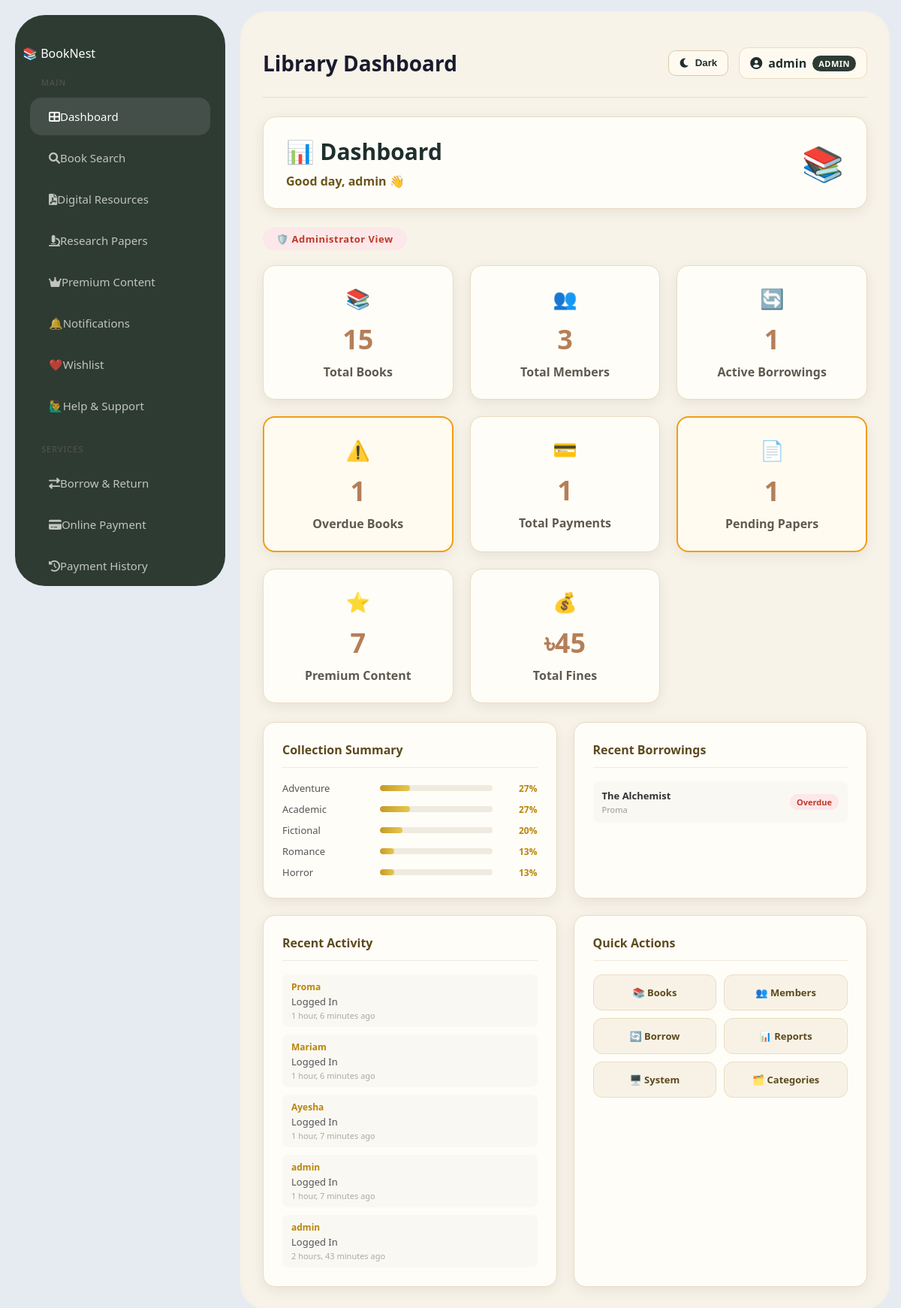
Before: / (signed in) with the older database file.
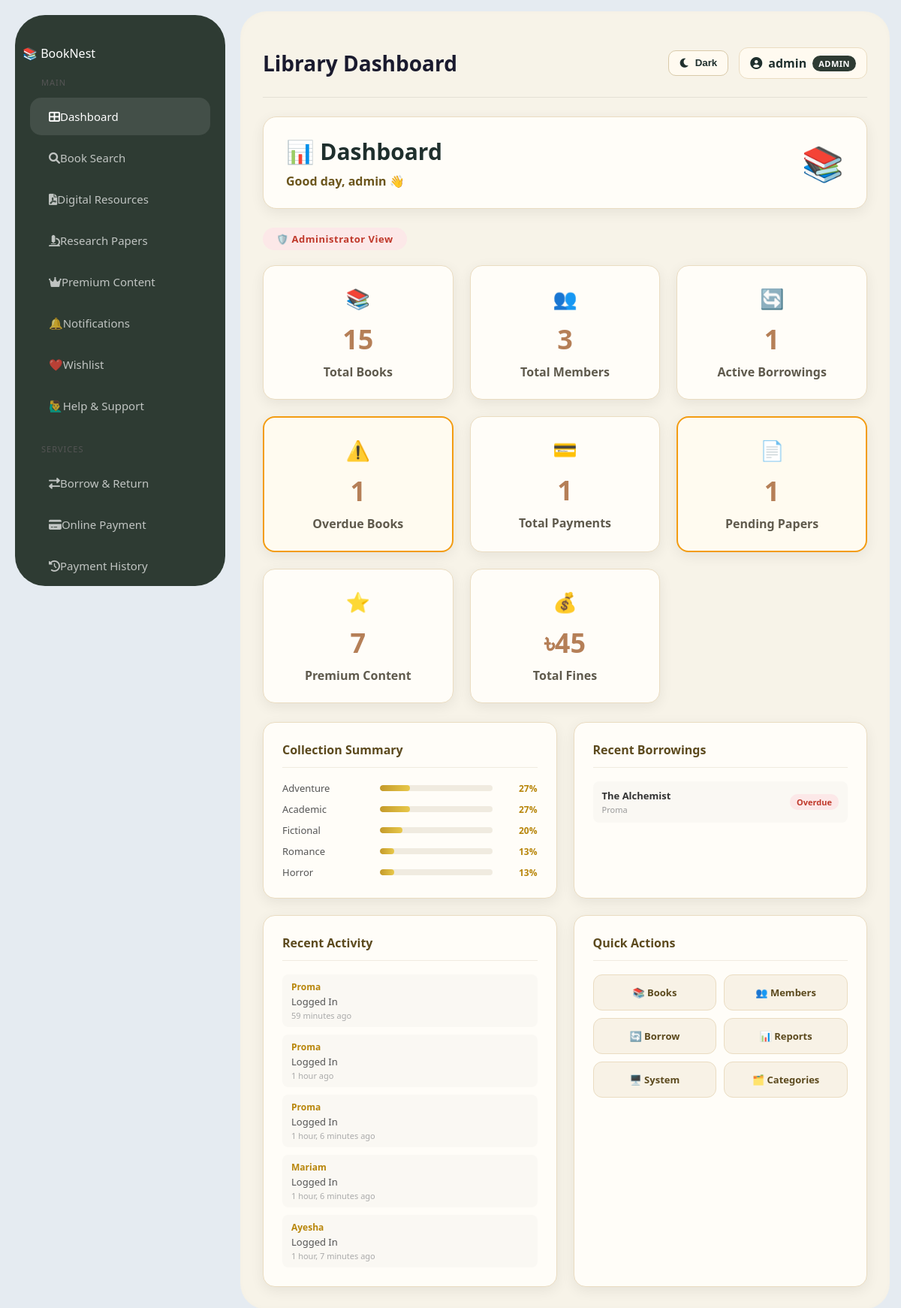
After: the same page with the newer database file.
### library/models.py (models this page shows, shortened)
class Category(models.Model):
    name = models.CharField(max_length=100, unique=True)
    class Meta:
        ordering = ['name']
        verbose_name_plural = 'Categories'

class Borrow(models.Model):
    STATUS_CHOICES = [
        ('borrowed', 'Borrowed'),
        ('returned', 'Returned'),
        ('overdue', 'Overdue'),
        ('lost', 'Lost'),
    ]
    book = models.ForeignKey(Book, on_delete=models.CASCADE, related_name='borrows')
    member = models.ForeignKey(User, on_delete=models.CASCADE, related_name='borrowed_books')
    borrow_date = models.DateField(auto_now_add=True)
    due_date = models.DateField(null=True, blank=True)
    return_date = models.DateField(null=True, blank=True)
    is_returned = models.BooleanField(default=False)
    status = models.CharField(max_length=20, choices=STATUS_CHOICES, default='borrowed')
    fine_amount = models.DecimalField(max_digits=6, decimal_places=2, default=0.00)
    notes = models.TextField(null=True, blank=True)

class Book(models.Model):
    title = models.CharField(max_length=200)
    author = models.CharField(max_length=100)
    isbn = models.CharField(max_length=13, unique=True)
    category = models.ForeignKey(Category, on_delete=models.SET_NULL, null=True, blank=True, related_name='books')
    description = models.TextField(null=True, blank=True)
    total_copies = models.PositiveIntegerField(default=1)
    available_copies = models.PositiveIntegerField(default=1)
    cover_image = models.ImageField(upload_to='book_covers/', null=True, blank=True)

class User(AbstractUser):
    ADMIN = 'admin'
    LIBRARIAN = 'librarian'
    REGULAR_USER = 'user'
    ROLE_CHOICES = [
        (ADMIN, 'Administrator'),
        (LIBRARIAN, 'Librarian'),
        (REGULAR_USER, 'Regular User'),
    ]
    role = models.CharField(max_length=20, choices=ROLE_CHOICES, default=REGULAR_USER)
    phone = models.CharField(max_length=15, null=True, blank=True)
    profile_picture = models.ImageField(upload_to='profiles/', null=True, blank=True)
    date_of_birth = models.DateField(null=True, blank=True)
    bio = models.TextField(null=True, blank=True)
    def get_full_name(self):
        if self.first_name and self.last_name:
            return f"{self.first_name} {self.last_name}"
        return self.username

class SystemLog(models.Model):
    user = models.ForeignKey(settings.AUTH_USER_MODEL, on_delete=models.CASCADE)
    action = models.CharField(max_length=255)
    ip_address = models.CharField(max_length=100)
    timestamp = models.DateTimeField(auto_now_add=True)

### library/views.py (the view, shortened to what this page needs)
# urls.py: path('', views.home, name='home'),
@login_required
def home(request):
    user = request.user
    today = date.today()
    total_books        = Book.objects.count()
    total_members      = User.objects.filter(role=User.REGULAR_USER).count()
    active_borrows     = Borrow.objects.filter(is_returned=False).count()
    overdue_books      = Borrow.objects.filter(
                             is_returned=False,
                             due_date__lt=today
                         ).count()
    category_data = (
        Book.objects
        .values('category__name')
        .annotate(count=Count('id'))
        .order_by('-count')
    )
    total_book_count = total_books if total_books > 0 else 1
    collection_summary = [
        {
            'name':    item['category__name'] or 'Uncategorized',
            'count':   item['count'],
            'percent': round(item['count'] / total_book_count * 100),
        }
        for item in category_data
    ]
    recent_logs = SystemLog.objects.select_related('user').order_by('-timestamp')[:5]
    context = {
        'total_books':        total_books,
        'total_members':      total_members,
        'active_borrows':     active_borrows,
        'overdue_books':      overdue_books,
        'collection_summary': collection_summary,
        'recent_logs':        recent_logs,
    }
    if user.role == User.ADMIN or user.is_superuser:
        context.update({
            'total_fines':       sum(
                                     b.fine_amount
                                     for b in Borrow.objects.filter(fine_amount__gt=0)
                                 ),
            'total_payments':    Payment.objects.count(),
            'pending_papers':    ResearchPaper.objects.filter(status='pending').count(),
            'total_premium':     PremiumContent.objects.filter(is_active=True).count(),
            'recent_borrows':    Borrow.objects.select_related('book','member')
                                     .order_by('-borrow_date')[:5],
        })
        return render(request, 'library/home.html', context)

### library/templates/library/home.html (shortened to what this page needs)
{% extends 'library/base.html' %}
{% load static %}
{% block page_title %}Library Dashboard{% endblock %}
{% block extra_css %}
<link rel="stylesheet" href="{% static 'library/css/home_dashboard.css' %}">
{% endblock %}
{% block content %}
<div class="dashboard-page">
  <div class="dashboard-header">
    <div>
      <h2>📊 Dashboard</h2>
      <p>Good day, {{ request.user.first_name|default:request.user.username }} 👋</p>
    </div>
    <div class="header-icon">📚</div>
  </div>
  {% if request.user.role == 'admin' or request.user.is_superuser %}
  <div class="role-badge admin-badge">🛡️ Administrator View</div>
  <div class="dashboard-stats">
    <div class="dash-card">
      <div class="dash-icon">📚</div>
      <h3>{{ total_books }}</h3>
      <p>Total Books</p>
    </div>
    <div class="dash-card">
      <div class="dash-icon">👥</div>
      <h3>{{ total_members }}</h3>
      <p>Total Members</p>
    </div>
    <div class="dash-card">
      <div class="dash-icon">🔄</div>
      <h3>{{ active_borrows }}</h3>
      <p>Active Borrowings</p>
    </div>
    <div class="dash-card {% if overdue_books > 0 %}card-warning{% endif %}">
      <div class="dash-icon">⚠️</div>
      <h3>{{ overdue_books }}</h3>
      <p>Overdue Books</p>
    </div>
    <div class="dash-card">
      <div class="dash-icon">💳</div>
      <h3>{{ total_payments }}</h3>
      <p>Total Payments</p>
    </div>
    <div class="dash-card {% if pending_papers > 0 %}card-warning{% endif %}">
      <div class="dash-icon">📄</div>
      <h3>{{ pending_papers }}</h3>
      <p>Pending Papers</p>
    </div>
    <div class="dash-card">
      <div class="dash-icon">⭐</div>
      <h3>{{ total_premium }}</h3>
      <p>Premium Content</p>
    </div>
    <div class="dash-card">
      <div class="dash-icon">💰</div>
      <h3>৳{{ total_fines|floatformat:0 }}</h3>
      <p>Total Fines</p>
    </div>
  </div>
  <div class="dashboard-grid">
    <div class="dashboard-panel">
      <h3>Collection Summary</h3>
      <div class="summary-list">
        {% for item in collection_summary %}
        <div class="summary-row">
          <span>{{ item.name }}</span>
          <div class="summary-bar-wrap">
            <div class="summary-bar" style="width: {{ item.percent }}%;"></div>
          </div>
          <b>{{ item.percent }}%</b>
        </div>
        {% empty %}
        <p class="empty-msg">No categories yet.</p>
        {% endfor %}
      </div>
    </div>
    <div class="dashboard-panel">
      <h3>Recent Borrowings</h3>
      <div class="activity-table">
        {% for b in recent_borrows %}
        <div class="activity-row">
          <div>
            <strong>{{ b.book.title|truncatechars:25 }}</strong>
            <small>{{ b.member.username }}</small>
          </div>
          <span class="status-badge status-{{ b.status }}">{{ b.status }}</span>
        </div>
        {% empty %}
        <p class="empty-msg">No recent borrowings.</p>
        {% endfor %}
      </div>
    </div>
    <div class="dashboard-panel">
      <h3>Recent Activity</h3>
      <ul class="activity-list">
        {% for log in recent_logs %}
        <li>
          <span class="log-user">{{ log.user.username }}</span>
          {{ log.action }}
          <small>{{ log.timestamp|timesince }} ago</small>
        </li>
        {% empty %}
        <li class="empty-msg">No recent activity.</li>
        {% endfor %}
      </ul>
    </div>
    <div class="dashboard-panel">
      <h3>Quick Actions</h3>
      <div class="quick-actions">
        <a href="{% url 'book_list' %}">📚 Books</a>
        <a href="{% url 'member_list' %}">👥 Members</a>
        <a href="{% url 'borrow_list' %}">🔄 Borrow</a>
        <a href="{% url 'reports_analytics' %}">📊 Reports</a>
        <a href="{% url 'system_monitoring' %}">🖥️ System</a>
        <a href="{% url 'category_list' %}">🗂️ Categories</a>
      </div>
    </div>
  </div>
  {% endif %}
</div>
{% endblock %}

Changed rows visible on the page:
no longer on this page (row unchanged): SystemLog: user.username "admin", action "Logged In", timestamp "1 hour, 7 minutes"
no longer on this page (row unchanged): SystemLog: user.username "admin", action "Logged In", timestamp "2 hours, 43 minutes"
added SystemLog: user.username "Proma", action "Logged In", timestamp "59 minutes"
added SystemLog: user.username "Proma", action "Logged In", timestamp "1 hour"
